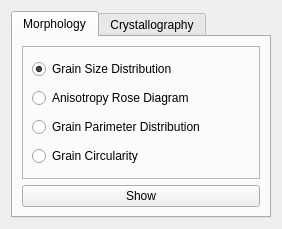
      <widget class="QWidget" name="scrollAreaWidgetContents_3">
       <property name="geometry">
        <rect>
         <x>0</x>
         <y>0</y>
         <width>282</width>
         <height>229</height>
        </rect>
       </property>
       <layout class="QGridLayout" name="gridLayout_26">
        <item row="0" column="0">
         <widget class="QTabWidget" name="tabWidget_analyze">
          <property name="currentIndex">
           <number>0</number>
          </property>
          <widget class="QWidget" name="tab_21">
           <attribute name="title">
            <string>Morphology</string>
           </attribute>
           <layout class="QGridLayout" name="gridLayout_32">
            <item row="0" column="0">
             <widget class="QFrame" name="frame_9">
              <property name="frameShape">
               <enum>QFrame::StyledPanel</enum>
              </property>
              <property name="frameShadow">
               <enum>QFrame::Raised</enum>
              </property>
              <layout class="QGridLayout" name="gridLayout_30">
               <item row="0" column="0">
                <widget class="QRadioButton" name="radioButton">
                 <property name="text">
                  <string>Grain Size Distribution</string>
                 </property>
                 <property name="checked">
                  <bool>true</bool>
                 </property>
                </widget>
               </item>
               <item row="2" column="0">
                <widget class="QRadioButton" name="radioButton_2">
                 <property name="text">
                  <string>Grain Parimeter Distribution</string>
                 </property>
                </widget>
               </item>
               <item row="3" column="0">
                <widget class="QRadioButton" name="radioButton_3">
                 <property name="text">
                  <string>Grain Circularity</string>
                 </property>
                </widget>
               </item>
               <item row="1" column="0">
                <widget class="QRadioButton" name="radioButton_4">
                 <property name="text">
                  <string>Anisotropy Rose Diagram</string>
                 </property>
                </widget>
               </item>
              </layout>
             </widget>
            </item>
            <item row="1" column="0">
             <widget class="QPushButton" name="pushButton_4">
              <property name="text">
               <string>Show</string>
              </property>
             </widget>
            </item>
           </layout>
          </widget>
          <widget class="QWidget" name="tab_22">
           <attribute name="title">
            <string>Crystallography</string>
           </attribute>
          </widget>
         </widget>
        </item>
       </layout>
      </widget>
